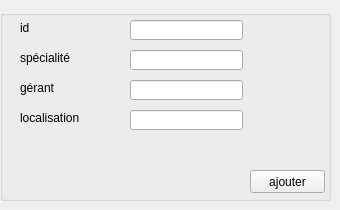
        <widget class="QWidget" name="tab_14">
         <attribute name="title">
          <string>nouveau depp</string>
         </attribute>
         <widget class="QLabel" name="label_9">
          <property name="geometry">
           <rect>
            <x>20</x>
            <y>20</y>
            <width>61</width>
            <height>16</height>
           </rect>
          </property>
          <property name="text">
           <string>id</string>
          </property>
         </widget>
         <widget class="QLabel" name="label_10">
          <property name="geometry">
           <rect>
            <x>20</x>
            <y>80</y>
            <width>61</width>
            <height>16</height>
           </rect>
          </property>
          <property name="text">
           <string>gérant</string>
          </property>
         </widget>
         <widget class="QLabel" name="label_11">
          <property name="geometry">
           <rect>
            <x>20</x>
            <y>50</y>
            <width>61</width>
            <height>16</height>
           </rect>
          </property>
          <property name="text">
           <string>spécialité</string>
          </property>
         </widget>
         <widget class="QLabel" name="label_12">
          <property name="geometry">
           <rect>
            <x>20</x>
            <y>110</y>
            <width>61</width>
            <height>16</height>
           </rect>
          </property>
          <property name="text">
           <string>localisation</string>
          </property>
         </widget>
         <widget class="QGroupBox" name="groupBox_5">
          <property name="geometry">
           <rect>
            <x>0</x>
            <y>10</y>
            <width>331</width>
            <height>191</height>
           </rect>
          </property>
          <property name="title">
           <string/>
          </property>
          <widget class="QPushButton" name="pb_ajouter_depp">
           <property name="geometry">
            <rect>
             <x>250</x>
             <y>160</y>
             <width>75</width>
             <height>23</height>
            </rect>
           </property>
           <property name="text">
            <string>ajouter</string>
           </property>
          </widget>
          <widget class="QLineEdit" name="le_id_dep">
           <property name="geometry">
            <rect>
             <x>130</x>
             <y>10</y>
             <width>113</width>
             <height>20</height>
            </rect>
           </property>
          </widget>
          <widget class="QLineEdit" name="le_spec">
           <property name="geometry">
            <rect>
             <x>130</x>
             <y>40</y>
             <width>113</width>
             <height>20</height>
            </rect>
           </property>
          </widget>
          <widget class="QLineEdit" name="le_gerant">
           <property name="geometry">
            <rect>
             <x>130</x>
             <y>70</y>
             <width>113</width>
             <height>20</height>
            </rect>
           </property>
          </widget>
          <widget class="QLineEdit" name="le_local">
           <property name="geometry">
            <rect>
             <x>130</x>
             <y>100</y>
             <width>113</width>
             <height>20</height>
            </rect>
           </property>
          </widget>
         </widget>
         <zorder>groupBox_5</zorder>
         <zorder>label_9</zorder>
         <zorder>label_11</zorder>
         <zorder>label_10</zorder>
         <zorder>label_12</zorder>
        </widget>
